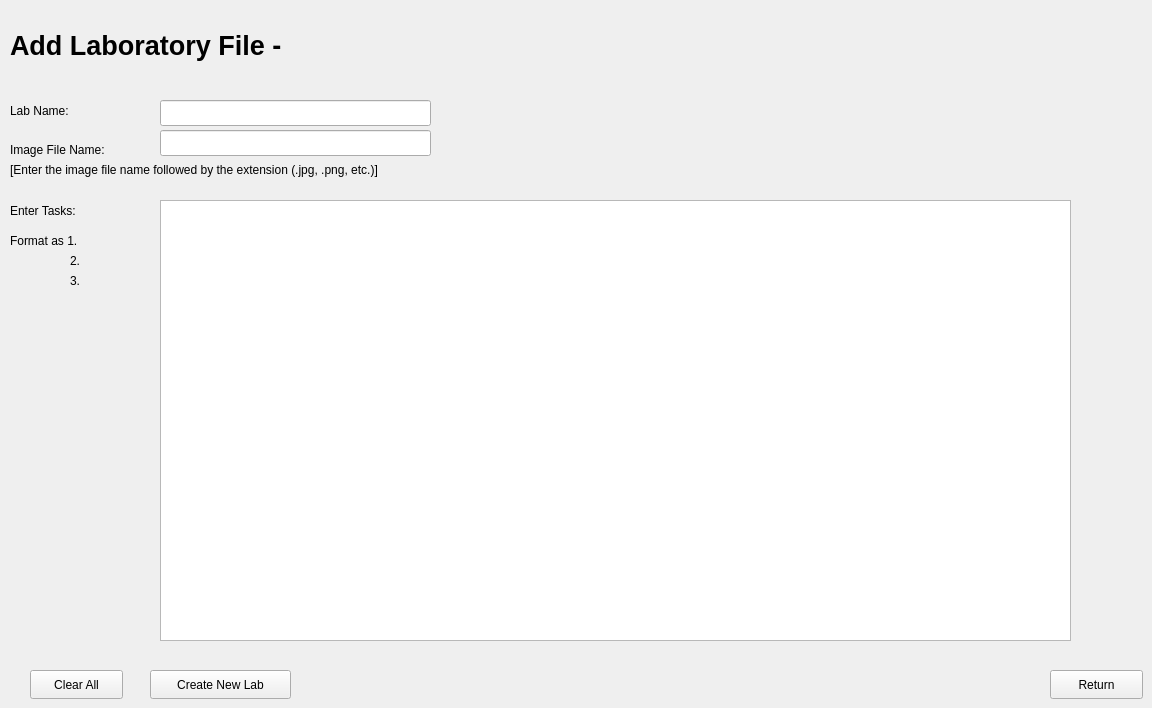
    <widget class="QWidget" name="AddLabPg">
     <widget class="QPushButton" name="ReturnH_LPg">
      <property name="geometry">
       <rect>
        <x>1050</x>
        <y>670</y>
        <width>93</width>
        <height>29</height>
       </rect>
      </property>
      <property name="text">
       <string>Return</string>
      </property>
     </widget>
     <widget class="QLineEdit" name="eName">
      <property name="geometry">
       <rect>
        <x>160</x>
        <y>100</y>
        <width>271</width>
        <height>26</height>
       </rect>
      </property>
     </widget>
     <widget class="QLabel" name="PageLabel">
      <property name="geometry">
       <rect>
        <x>10</x>
        <y>10</y>
        <width>361</width>
        <height>71</height>
       </rect>
      </property>
      <property name="font">
       <font>
        <pointsize>20</pointsize>
        <bold>true</bold>
       </font>
      </property>
      <property name="text">
       <string>Add Laboratory File - </string>
      </property>
     </widget>
     <widget class="QLabel" name="lName">
      <property name="geometry">
       <rect>
        <x>10</x>
        <y>100</y>
        <width>91</width>
        <height>21</height>
       </rect>
      </property>
      <property name="text">
       <string>Lab Name: </string>
      </property>
     </widget>
     <widget class="QLabel" name="lPic">
      <property name="geometry">
       <rect>
        <x>10</x>
        <y>140</y>
        <width>120</width>
        <height>20</height>
       </rect>
      </property>
      <property name="text">
       <string>Image File Name: </string>
      </property>
     </widget>
     <widget class="QLabel" name="lPic_2">
      <property name="geometry">
       <rect>
        <x>10</x>
        <y>160</y>
        <width>461</width>
        <height>20</height>
       </rect>
      </property>
      <property name="layoutDirection">
       <enum>Qt::LayoutDirection::LeftToRight</enum>
      </property>
      <property name="autoFillBackground">
       <bool>false</bool>
      </property>
      <property name="text">
       <string>[Enter the image file name followed by the extension (.jpg, .png, etc.)]</string>
      </property>
     </widget>
     <widget class="QLineEdit" name="ePic">
      <property name="geometry">
       <rect>
        <x>160</x>
        <y>130</y>
        <width>271</width>
        <height>26</height>
       </rect>
      </property>
     </widget>
     <widget class="QLabel" name="lTasks">
      <property name="geometry">
       <rect>
        <x>10</x>
        <y>200</y>
        <width>91</width>
        <height>21</height>
       </rect>
      </property>
      <property name="text">
       <string>Enter Tasks: </string>
      </property>
     </widget>
     <widget class="QTextEdit" name="eTasks">
      <property name="geometry">
       <rect>
        <x>160</x>
        <y>200</y>
        <width>911</width>
        <height>441</height>
       </rect>
      </property>
     </widget>
     <widget class="QLabel" name="lTasks_2">
      <property name="geometry">
       <rect>
        <x>10</x>
        <y>230</y>
        <width>91</width>
        <height>21</height>
       </rect>
      </property>
      <property name="text">
       <string>Format as 1. </string>
      </property>
     </widget>
     <widget class="QLabel" name="lTasks_3">
      <property name="geometry">
       <rect>
        <x>70</x>
        <y>250</y>
        <width>21</width>
        <height>21</height>
       </rect>
      </property>
      <property name="text">
       <string>2. </string>
      </property>
     </widget>
     <widget class="QLabel" name="lTasks_4">
      <property name="geometry">
       <rect>
        <x>70</x>
        <y>270</y>
        <width>21</width>
        <height>21</height>
       </rect>
      </property>
      <property name="text">
       <string>3.</string>
      </property>
     </widget>
     <widget class="QPushButton" name="ClearAll">
      <property name="geometry">
       <rect>
        <x>30</x>
        <y>670</y>
        <width>93</width>
        <height>29</height>
       </rect>
      </property>
      <property name="text">
       <string>Clear All</string>
      </property>
     </widget>
     <widget class="QPushButton" name="CreateLab">
      <property name="geometry">
       <rect>
        <x>150</x>
        <y>670</y>
        <width>141</width>
        <height>29</height>
       </rect>
      </property>
      <property name="text">
       <string>Create New Lab</string>
      </property>
     </widget>
    </widget>
